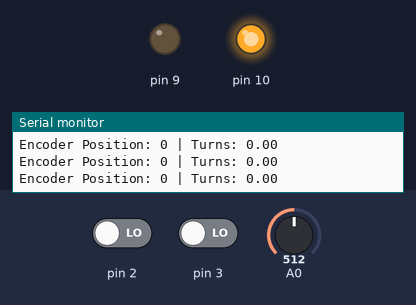
A sketch run on a simulated Arduino Uno, built with avr-gcc and run on an emulated ATmega328P. Parts: output pins drawn as LEDs (lit = HIGH), the last lines printed to the serial monitor. Inputs (shaded band) come from the test bench; at power-on: A0 = 512, pin 2 LOW, pin 3 LOW.

Above: at 1.2 s.
1.3 s: A0 set to 306
At 2.2 s:
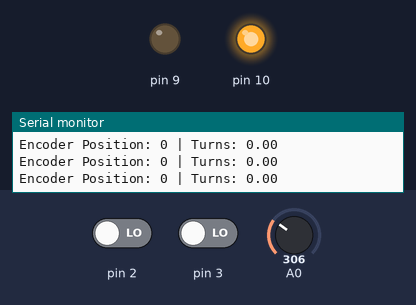
2.8 s: A0 set to 0
At 4.0 s:
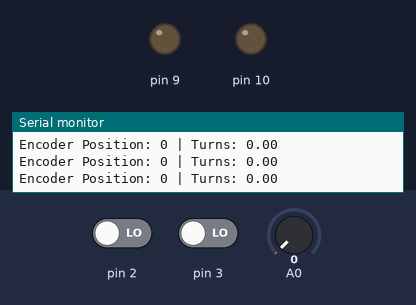
4.3 s: pin 2 driven HIGH
7.3 s: A0 set to 110
At 8.8 s:
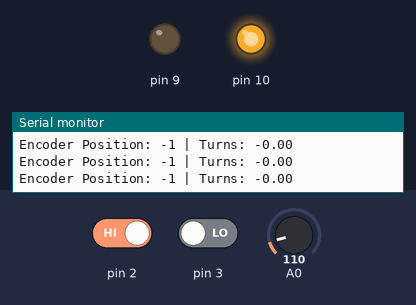
10.3 s: A0 set to 96
At 11.1 s:
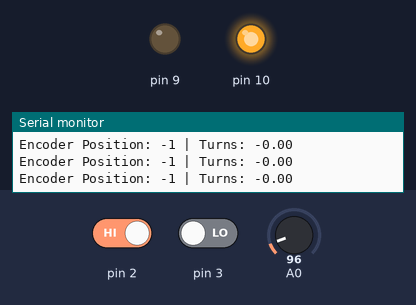
Timing chart, 0 to 12.8 s (numbered marks = the images above; inputs shaded):
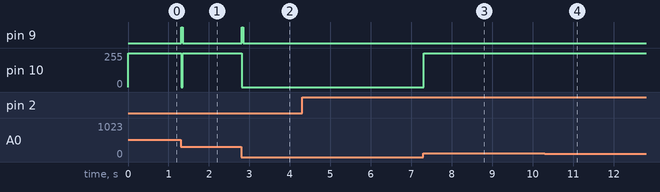

Measured:
- after the input at 1.3 s, pin 9: LOW → HIGH at once, → LOW 0.04 s later; pin 10: 255/255 → 0/255 at once, → 255/255 0.04 s later
- after the input at 2.8 s, pin 9: LOW → HIGH at once, → LOW 0.04 s later; pin 10: 255/255 → 0/255 at once
- after the input at 7.3 s, pin 10: 0/255 → 255/255 at once
- after the input at 10.3 s, pin 10: 255/255 → 252/255 at once, → 255/255 0.04 s later

The sketch:

motor.ino
```cpp
#include <PIDController.h>

volatile long int encoder_pos = 0; // Counts the number of pulses
PIDController pos_pid;
int motor_value = 255;

// Define the number of encoder pulses per revolution
const int pulses_per_revolution = 400; // Replace with your encoder's actual value

void setup() {
    Serial.begin(9600);
    pinMode(2, INPUT);
    pinMode(3, INPUT);
    pinMode(9, OUTPUT);
    pinMode(10, OUTPUT);

    attachInterrupt(digitalPinToInterrupt(2), encoder, RISING);

    pos_pid.begin();
    pos_pid.tune(15.0, 0, 2000);
    pos_pid.limit(-255, 255);
}

void loop() {
    pos_pid.setpoint((int)(((float)analogRead(A0) / 1023) * 3740.0));
    motor_value = pos_pid.compute(encoder_pos);

    if (motor_value > 0) {
        MotorCounterClockwise(motor_value);
    } else {
        MotorClockwise(abs(motor_value));
    }

    // Calculate the number of turns based on encoder pulses
    float turns = (float)encoder_pos / pulses_per_revolution;

    // Print the number of turns
    Serial.print("Encoder Position: ");
    Serial.print(encoder_pos);
    Serial.print(" | Turns: ");
    Serial.println(turns);
}

void encoder() {
    if (digitalRead(3) == HIGH) {
        encoder_pos++;
    } else {
        encoder_pos--;
    }
}

void MotorClockwise(int power) {
    if (power > 100) {
        analogWrite(9, power);
        digitalWrite(10, LOW);
    } else {
        digitalWrite(9, LOW);
        digitalWrite(10, LOW);
    }
}

void MotorCounterClockwise(int power) {
    if (power > 100) {
        analogWrite(10, power);
        digitalWrite(9, LOW);
    } else {
        digitalWrite(10, LOW);
        digitalWrite(9, LOW);
    }
}
```
